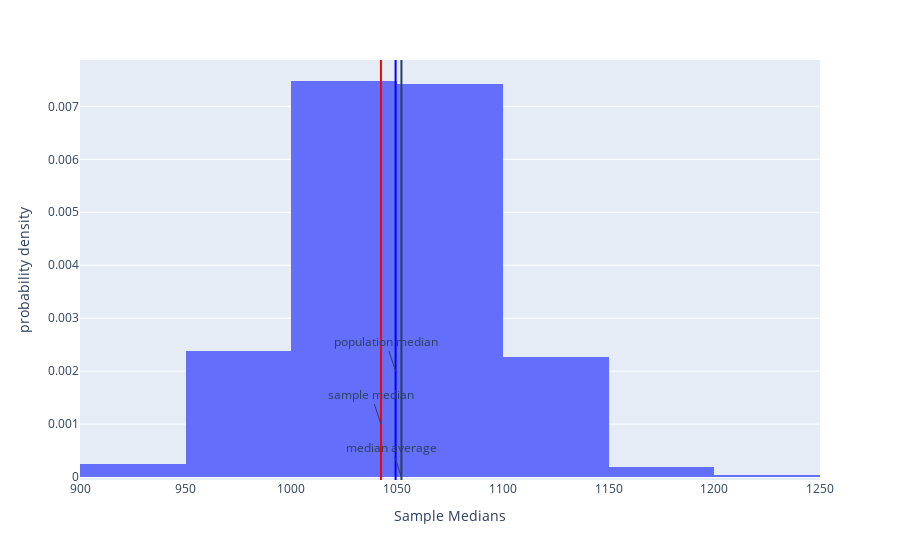

Notebook source saved alongside this figure:
### Code cell
# remove from student facing file...

import plotly.express as px
population = pd.read_csv('auto_claims_population.csv')
np.random.seed(130) # Use this line to create reproducible pseudorandomness for your bootstrapping

sample_size_n = 500
number_of_samples = 1000
sample_medians = []
for i in range(number_of_samples):
    # `np.random.choice` is an alternative to utilizing `df.sample()` which uses `replace=False` by default
    a_sample = np.random.choice(population['PAID'], sample_size_n, replace=False)
    sample_medians += [np.median(a_sample)]

fig = px.histogram(pd.DataFrame({"Sample Medians": sample_medians}), 
                   x="Sample Medians", histnorm='probability density', nbins=10)
fig.add_vline(x=np.mean(sample_medians))
fig.add_annotation(x=np.mean(sample_medians), y=0.000, text="median average")
fig.add_vline(x=pd.read_csv('auto_claims.csv').PAID.median(), line_color='red')
fig.add_annotation(x=pd.read_csv('auto_claims.csv').PAID.median(), y=0.001, text="sample median")
fig.add_vline(x=pd.read_csv('auto_claims_population.csv').PAID.median(), line_color='blue')
fig.add_annotation(x=pd.read_csv('auto_claims_population.csv').PAID.median(), y=0.002, text="population median")
fig.show()

pd.read_csv('auto_claims_population.csv').PAID.mean(), \
pd.read_csv('auto_claims_population.csv').PAID.median(), np.mean(sample_medians)

### Figure 1 — Plotly figure (JSON) as saved in the notebook; plotly's stock layout.template omitted (floating-point values rounded to 4 significant figures; data arrays with more than 128 entries replaced by an {"elided": "..."} marker saying what was removed)
{"data": [{"alignmentgroup": "True", "bingroup": "x", "histnorm": "probability density", "hovertemplate": "Sample Medians=%{x}<br>probability density=%{y}<extra></extra>", "legendgroup": "", "marker": {"color": "#636efa", "pattern": {"shape": ""}}, "name": "", "nbinsx": 10, "offsetgroup": "", "orientation": "v", "showlegend": false, "type": "histogram", "x": {"elided": "1000 float values"}, "xaxis": "x", "yaxis": "y"}], "layout": {"annotations": [{"text": "median average", "x": 1052.0, "y": 0}, {"text": "sample median", "x": 1042.0, "y": 0.001}, {"text": "population median", "x": 1049.0, "y": 0.002}], "barmode": "relative", "legend": {"tracegroupgap": 0}, "margin": {"t": 60}, "shapes": [{"type": "line", "x0": 1052.0, "x1": 1052.0, "xref": "x", "y0": 0, "y1": 1, "yref": "y domain"}, {"line": {"color": "red"}, "type": "line", "x0": 1042.0, "x1": 1042.0, "xref": "x", "y0": 0, "y1": 1, "yref": "y domain"}, {"line": {"color": "blue"}, "type": "line", "x0": 1049.0, "x1": 1049.0, "xref": "x", "y0": 0, "y1": 1, "yref": "y domain"}], "xaxis": {"anchor": "y", "domain": [0, 1], "title": {"text": "Sample Medians"}}, "yaxis": {"anchor": "x", "domain": [0, 1], "title": {"text": "probability density"}}}}
